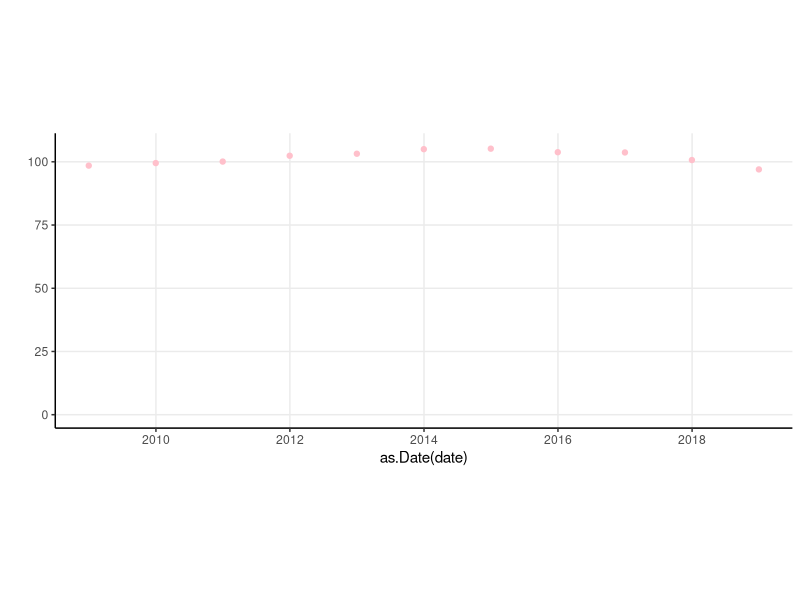
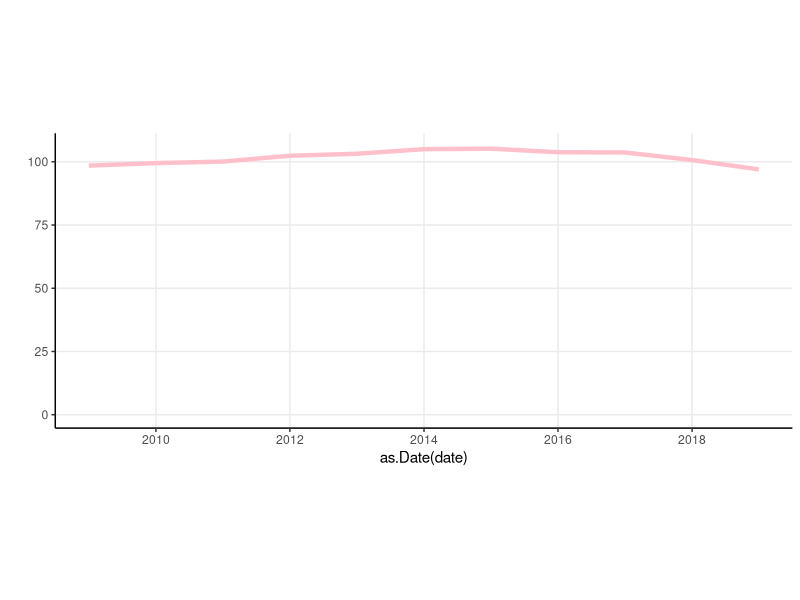
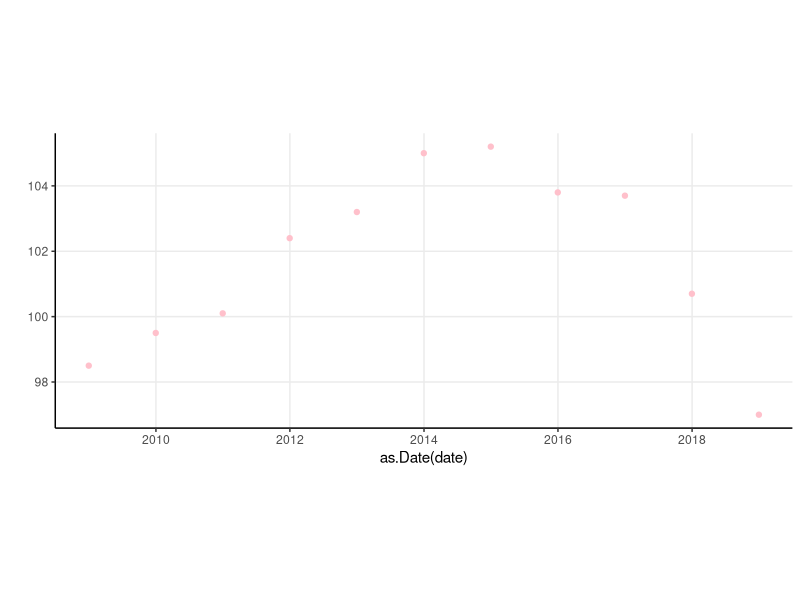
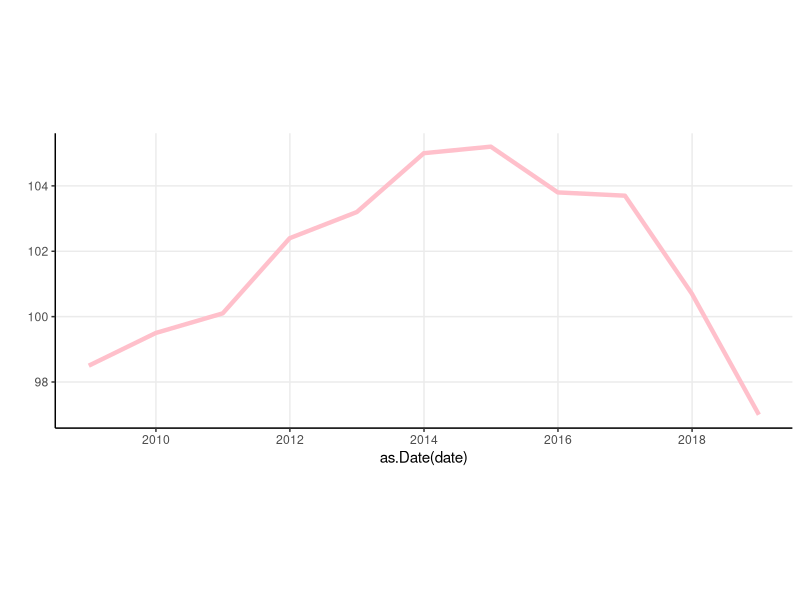

Write R code to recreate these figures, in order.
library(reshape)
require(ggplot2)

df <- read.csv("pwp.csv", sep = ';',  header=T, na.string="NA");

p0 <- ggplot(df, aes(x = as.Date(date))) +
  geom_point(aes(y = prc), colour="pink", size=1.5) +
  ylab(label="") +
  theme_bw() + theme(panel.border=element_blank(), panel.grid.minor=element_blank(), axis.line = element_line(colour = "black")) +
  coord_cartesian(ylim = c(0, 106)) +
  labs(colour = "") +
  theme(legend.position="top") +
  theme(aspect.ratio=0.4)

p1 <- ggplot(df, aes(x = as.Date(date))) +
  geom_line(aes(y = prc), colour="pink", size=1.5) +
  ylab(label="") +
  theme_bw() + theme(panel.border=element_blank(), panel.grid.minor=element_blank(), axis.line = element_line(colour = "black")) +
  coord_cartesian(ylim = c(0, 106)) +
  labs(colour = "") +
  theme(legend.position="top") +
  theme(aspect.ratio=0.4)

p2 <- ggplot(df, aes(x = as.Date(date))) +
  geom_point(aes(y = prc), colour="pink", size=1.5) +
  ylab(label="") +
  theme_bw() + theme(panel.border=element_blank(), panel.grid.minor=element_blank(), axis.line = element_line(colour = "black")) +
  labs(colour = "") +
  theme(legend.position="top") +
  theme(aspect.ratio=0.4)

p3 <- ggplot(df, aes(x = as.Date(date))) +
  geom_line(aes(y = prc), colour="pink", size=1.5) +
  ylab(label="") +
  theme_bw() + theme(panel.border=element_blank(), panel.grid.minor=element_blank(), axis.line = element_line(colour = "black")) +
  labs(colour = "") +
  theme(legend.position="top") +
  theme(aspect.ratio=0.4)

p0

p1

p2

p3
